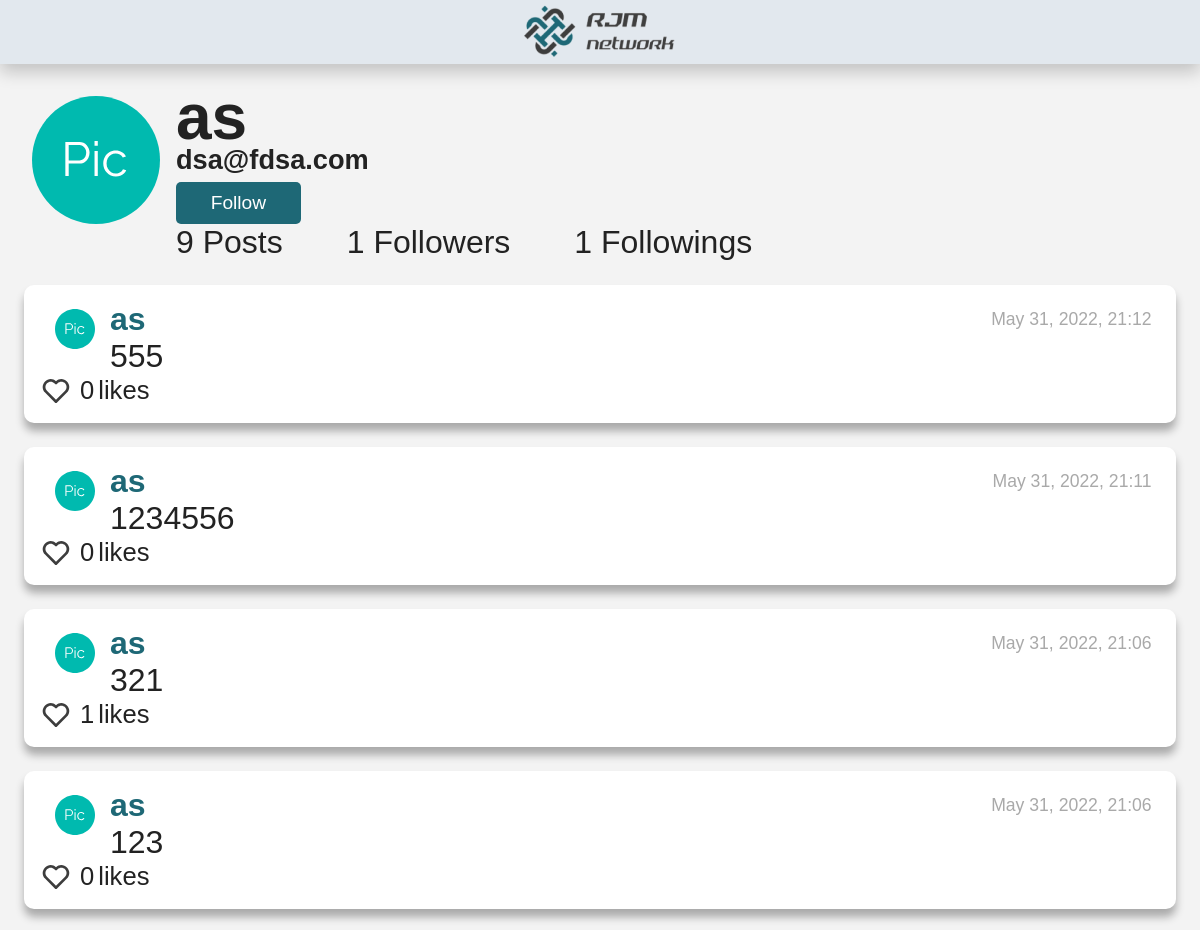
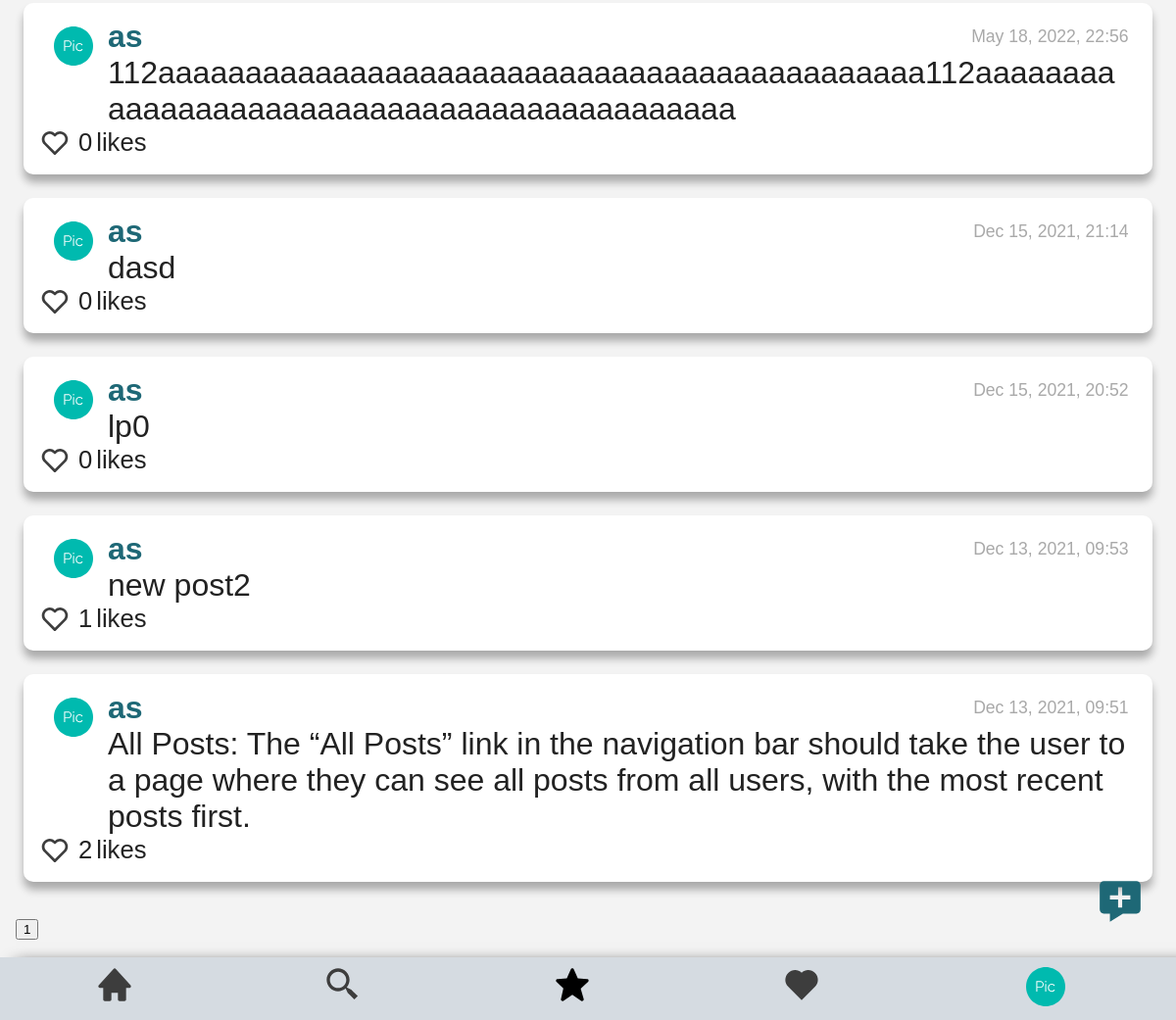
The page /profile/1 (signed in) on the database as committed earlier (2 pictures, top to bottom).
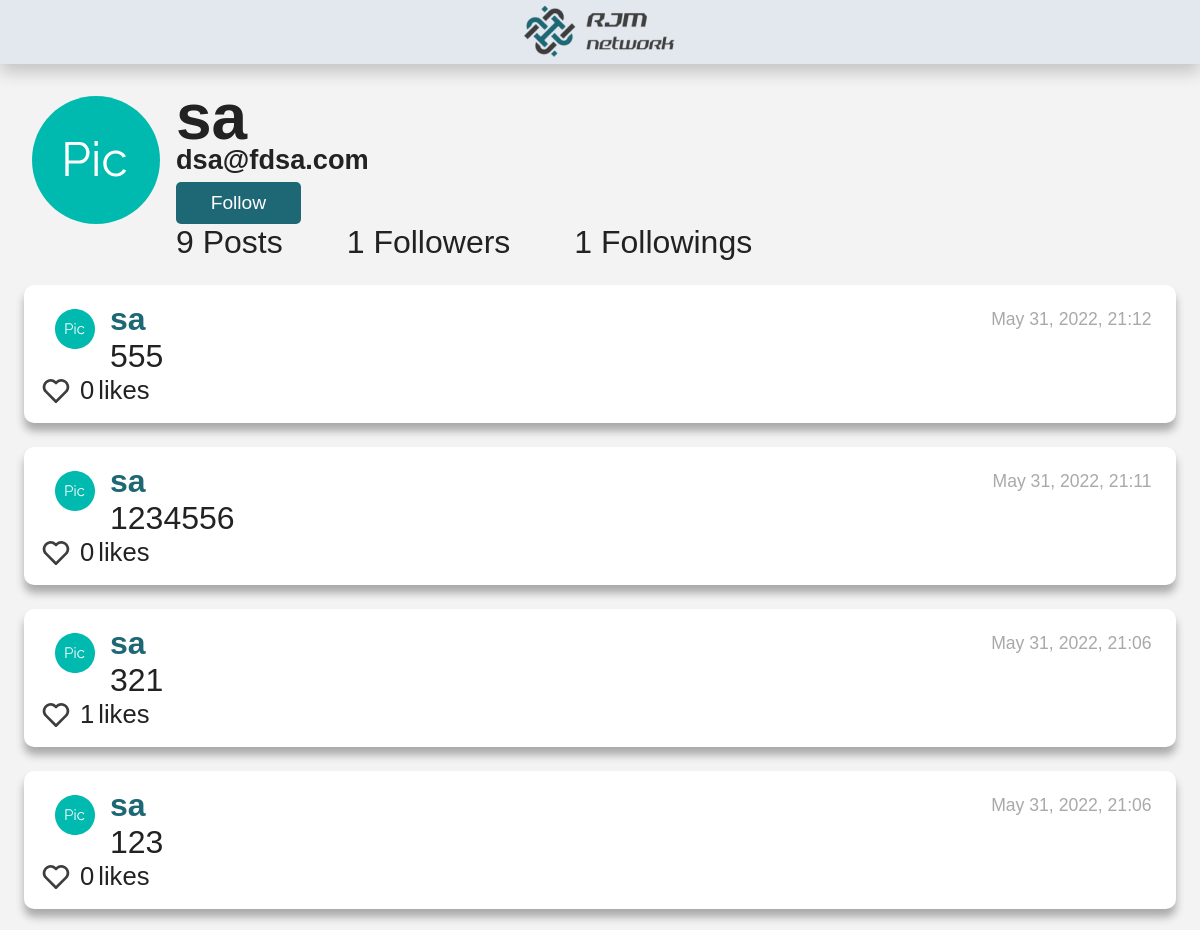
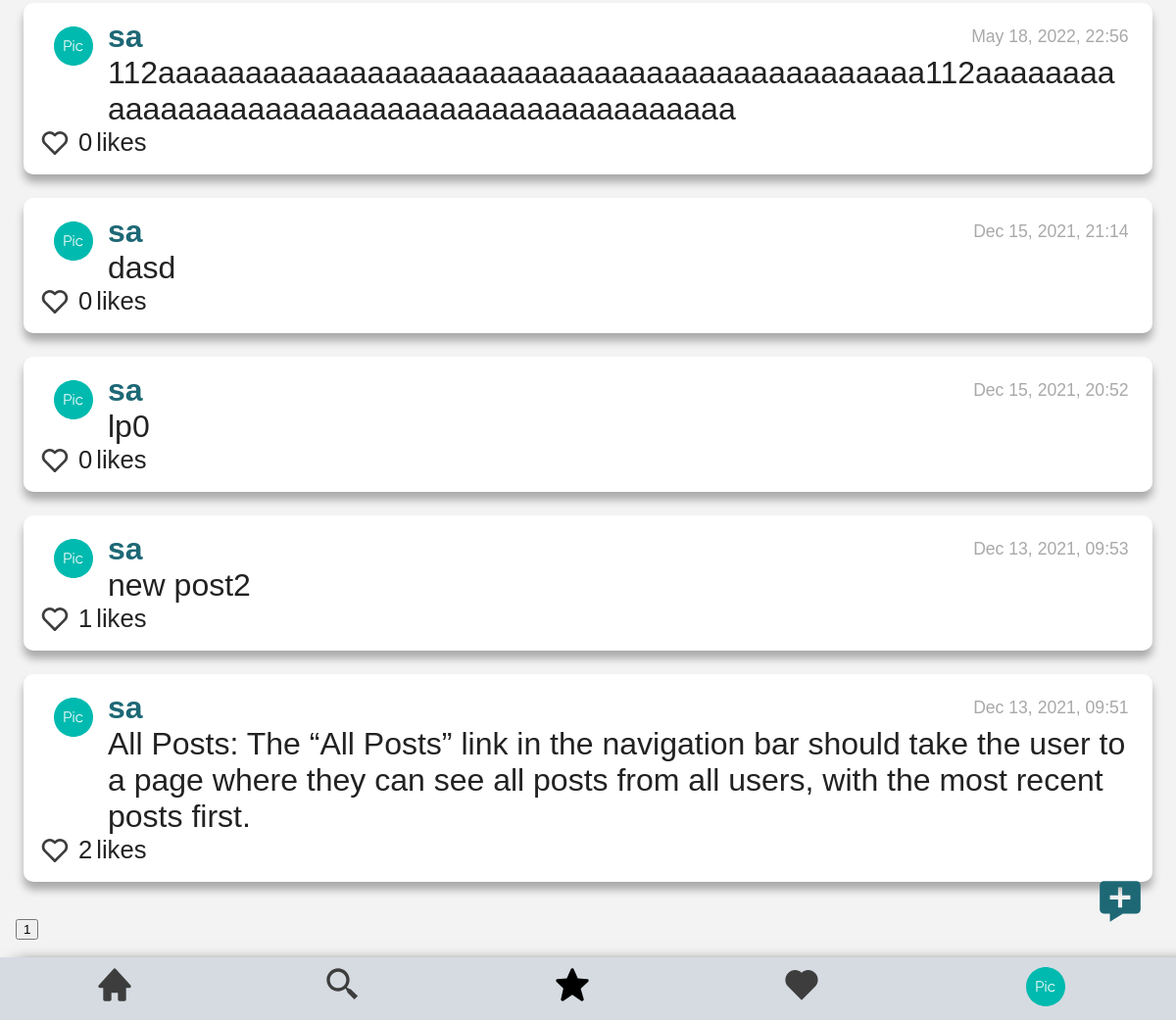
The same page on the database as committed later (2 pictures, top to bottom).
### network/models.py (models this page shows, shortened)
class User(AbstractUser):
    pass

class NewPost(models.Model):
    poster = models.ForeignKey(User, on_delete=models.PROTECT, related_name="posts_posted")
    description = models.TextField(blank=False)
    date_added = models.DateTimeField(auto_now_add=True)

### network/views.py (the view)
# urls.py: path("profile/<str:id_poster>", views.profile, name="profile"),
def profile(request, id_poster):
    if request.user.id:
        user_poster = User.objects.get(id=id_poster)
        try:
            followed_by = Followers.objects.filter(followed=id_poster)
        except Followers.DoesNotExist:
            followed_by = None
        followers_obj = Followers.objects.filter(follower__id=id_poster)
        followers=[]
        for follower in followers_obj:
            followers.append(follower.followed)
        profile_posts = NewPost.objects.filter(poster=id_poster)
        profile_posts = profile_posts.order_by("-date_added")
        id_poster=int(id_poster)
        total_posts=profile_posts.count()
        profile_posts=profile_posts[:10]
        total_pages=math.ceil(total_posts/10)
        list_total_pages = []
        for i in range(2, total_pages+1):
            list_total_pages.append(i)
        user_following = followed_by.filter(follower__id=request.user.id)
        if(user_following):
            user_following="Unfollow"
        else:
            user_following="Follow"
        all_likers = Likers.objects.all()
        for post in profile_posts:
            post.date_added = (post.date_added.strftime("%b %d, %Y, %H:%M"))
            post.number_likes=0
            likers = all_likers.filter(post=post.id)
            likers_id = []
            for each_liker in likers:
                post.likers = each_liker.liker.all()
                post.number_likes = each_liker.liker.count()
                for each in each_liker.liker.all():
                    likers_id.append(each.id)
                post.likers_id = likers_id
        return render(request, "network/profile.html", {
            "poster":user_poster,
            "followed_by":followed_by,
            "followers":followers,
            "profile_posts":profile_posts,
            "user_following":user_following,
            "list_total_pages":list_total_pages,
        })
    else:
        return render(request, "network/register.html")

### network/models.py (called while the page is built)
    def __str__(self):
        return f"{self.id}: The user {self.followed} number {self.followed.id} is followed by {self.follower.all()}."

### network/templates/network/profile.html (shortened to what the changed rows need)
{% extends "network/layout.html" %}
{% load static %}
{% block body %}
    <div id="profile_view">
        <div id="profile-flex-order">
            <div id="profile-flex-order-child2">
                <h2 id="profile_poster">{{poster}}</h2>
                <h6 id="profile_poster">{{poster.email}}</h6>
                    {% if poster.id != user.id  and user.is_authenticated%}
                        <button id="follow-btn" class="page_button" onclick="follow('{{poster.id}}', '{{user.id}}', '{{followed_by}}')" value='{{user_following}}'>{{user_following}}</button>
                    {% endif %}
                <div id="profile-data-line">
                    {{profile_posts.count}} Posts
                    {% if followed_by %}
                        {% for follow in followed_by %}
                            <div><span id="profile_followers_count" class="no-button">{{ follow.follower.all.count }}</span> Followers</div>
                        {% endfor %}
                    {% endif %}
                    {% if followers %}
                        {{ followers|length }}
                        {% if followers|length > 1 %} Followings
                        {% else %} Followings
                        {% endif %}
                    {% else %}
                        0 Followings
                    {% endif %}
                </div>
            </div>
        </div>
        <div id="all_posts_view">
            <div id="page_0">
                {% if profile_posts %}
                    {% for post in profile_posts %}
                        <div  id="posts_style">
                            <div id="posts-flex-order">
                                <div id="posts-flex-order-child1">
                                </div>
                                <div id="posts-flex-order-child2">
                                    <div id="posts-first-line">
                                        <a id="profile"  href="profile/{{ post.poster.id }}">{{ post.poster }}</a>
                                        <div id="post-{{post.date_added}}" class="date_post"> {{ post.date_added }}</div>
                                    </div>
                                    <div id="post-description-{{post.id}}" class="description_post"> {{ post.description }} </div>
                                </div>
                            </div>
                            <div id="like_complete">
                                {% if user.id in post.likers_id %}
                                    <button class="yes_button" id="like-btn-{{post.id}}" value="heart_full" onclick="like('{{ post.id }}')">
                                        <svg id="heart-img-{{ post.id }}" alt="jacket" width="40" height="40" viewBox="0 0 40 40" fill="none" xmlns="http://www.w3.org/2000/svg">
                                            <path d="M33.6751 7.9851C32.7561 7.05963 31.6632 6.32493 30.4593 5.82324C29.2555 5.32155 27.9643 5.06277 26.6601 5.06177C24.1931 5.06217 21.8162 5.98889 20 7.65843C18.1841 5.98861 15.8071 5.06185 13.34 5.06177C12.0343 5.06313 10.7417 5.3227 9.53661 5.82555C8.33155 6.3284 7.23783 7.06459 6.31838 7.99177C2.39672 11.9301 2.39838 18.0901 6.32172 22.0118L20 35.6901L33.6784 22.0118C37.6017 18.0901 37.6034 11.9301 33.6751 7.9851Z" fill="#DA2D57"/>
                                        </svg>
                                    </button>
                                {% else %}
                                    <button class="yes_button" id="like-btn-{{post.id}}" value="heart_empty"  onclick="like('{{ post.id }}')">
                                        <svg id="heart-img-{{ post.id }}" alt="jacket" width="40" height="40" viewBox="0 0 40 40" fill="none" xmlns="http://www.w3.org/2000/svg">
                                            <path d="M20 7.65843C18.1841 5.98861 15.8071 5.06185 13.34 5.06177C12.0343 5.06313 10.7417 5.3227 9.53661 5.82555C8.33155 6.3284 7.23783 7.06459 6.31838 7.99177C2.39672 11.9301 2.39838 18.0901 6.32172 22.0118L18.5417 34.2318C18.825 34.7301 19.3717 35.0518 20 35.0518C20.258 35.0493 20.5119 34.9863 20.7411 34.8679C20.9704 34.7495 21.1686 34.579 21.32 34.3701L33.6784 22.0118C37.6017 18.0884 37.6017 11.9301 33.675 7.9851C32.7561 7.05963 31.6632 6.32493 30.4593 5.82324C29.2555 5.32155 27.9643 5.06277 26.66 5.06177C24.1931 5.06217 21.8162 5.98889 20 7.65843ZM31.3184 10.3418C33.9234 12.9601 33.925 17.0501 31.3217 19.6551L20 30.9768L8.67838 19.6551C6.07505 17.0501 6.07672 12.9601 8.67505 10.3484C9.94172 9.08843 11.5984 8.3951 13.34 8.3951C15.0817 8.3951 16.7317 9.08843 17.9884 10.3451L18.8217 11.1784C18.9764 11.3333 19.16 11.4562 19.3622 11.5401C19.5644 11.6239 19.7812 11.6671 20 11.6671C20.2189 11.6671 20.4357 11.6239 20.6379 11.5401C20.8401 11.4562 21.0237 11.3333 21.1784 11.1784L22.0117 10.3451C24.5317 7.8301 28.8017 7.83677 31.3184 10.3418Z" fill="#3D3D3D"/>
                                        </svg>
                                    </button>
                                {% endif %}
                                <div id="like-count-{{post.id}}" class="d-inline-block">{{post.number_likes}} </div> likes
                            </div>
                        </div>
                    {% endfor %}
                {% else %}
                    <li>no post</li>
                {% endif %}
            </div>
        </div>
    </div>
{% endblock %}

Rows that differ between the two databases and show on the page:
changed User "dsa@fdsa.com": username "as" → "sa"
changed through a linked row, NewPost "May 31, 2022, 21:12": poster "as" → "sa"
changed through a linked row, NewPost "May 31, 2022, 21:11": poster "as" → "sa"
changed through a linked row, NewPost (number 3 of 9 on the later page): poster "as" → "sa"
changed through a linked row, NewPost (number 4 of 9 on the later page): poster "as" → "sa"
changed through a linked row, NewPost "May 18, 2022, 22:56": poster "as" → "sa"
changed through a linked row, NewPost "dasd": poster "as" → "sa"
changed through a linked row, NewPost "lp0": poster "as" → "sa"
changed through a linked row, NewPost "new post2": poster "as" → "sa"
changed through a linked row, NewPost "Dec 13, 2021, 09:51": poster "as" → "sa"
